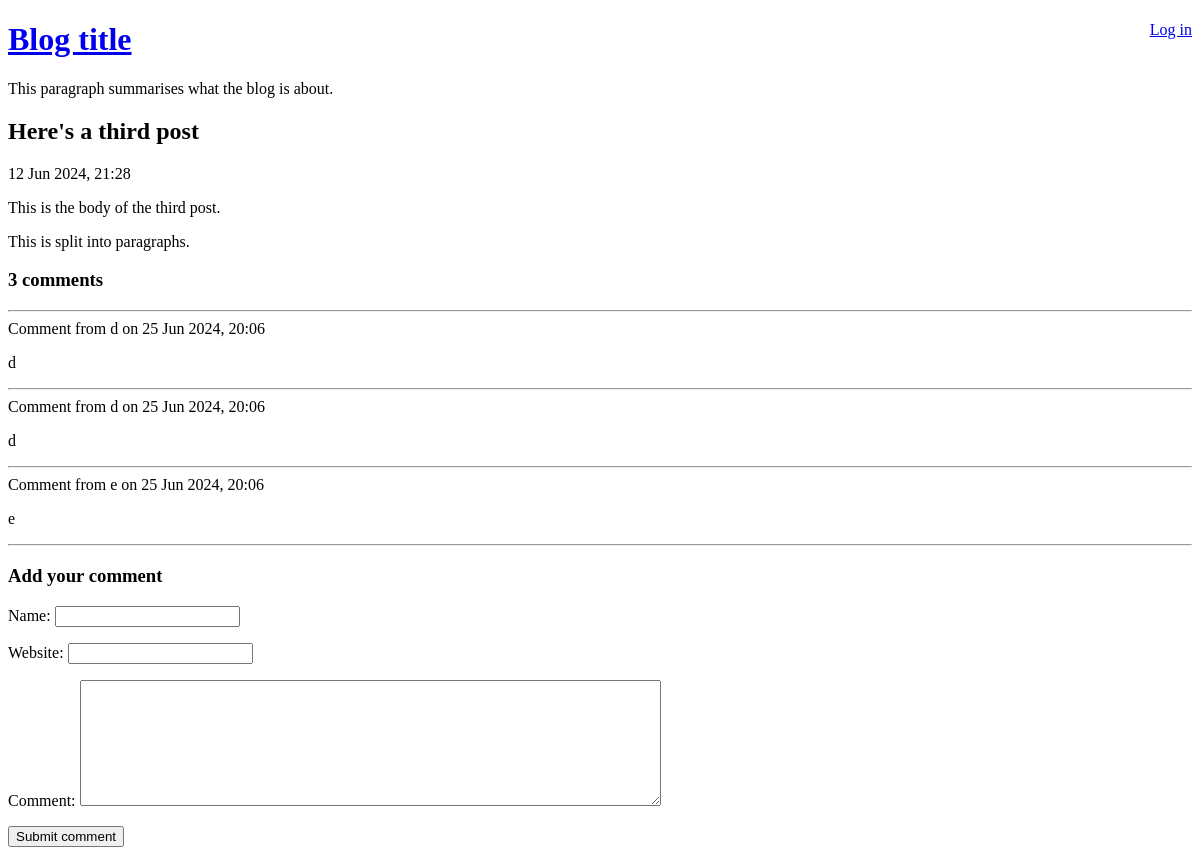
The app's page /view-post.php?post_id=3, older data.
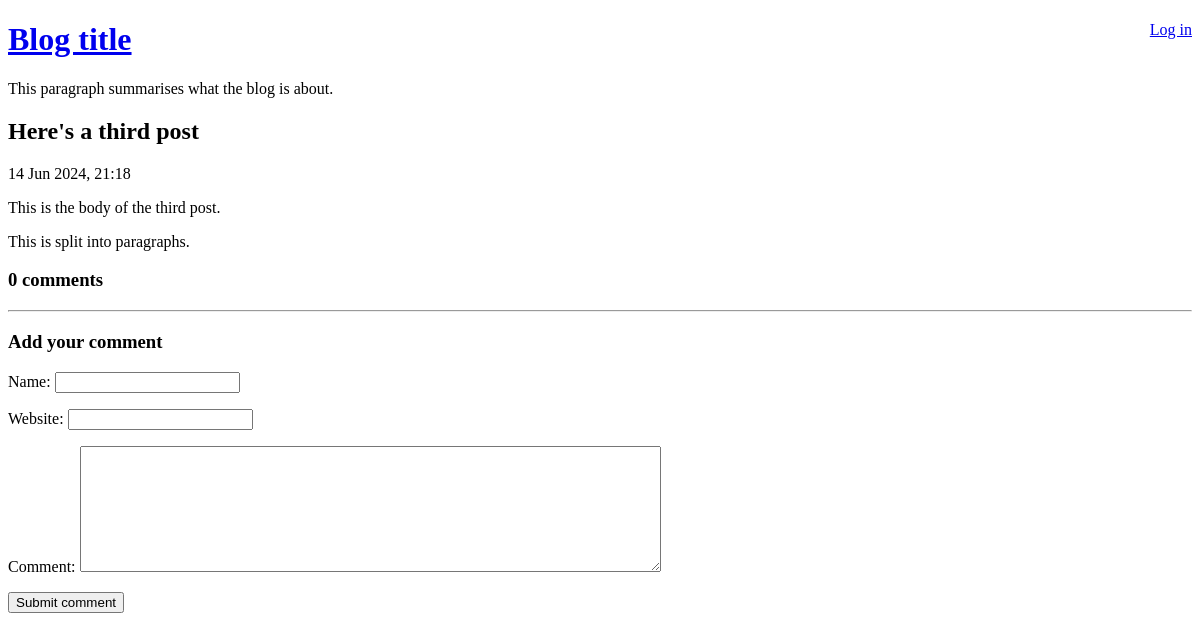
The same page, newer data.
### tables this page shows
CREATE TABLE post (
	id INTEGER PRIMARY KEY AUTOINCREMENT NOT NULL,
	title VARCHAR NOT NULL,
	body VARCHAR NOT NULL,
	user_id INTEGER NOT NULL,
	created_at VARCHAR NOT NULL,
	updated_at VARCHAR
);

CREATE TABLE comment (
	id INTEGER PRIMARY KEY AUTOINCREMENT NOT NULL,
	post_id INTEGER NOT NULL,
	created_at VARCHAR NOT NULL,
	name VARCHAR NOT NULL,
	website VARCHAR,
	text VARCHAR NOT NULL
);

### lib/view-post.php (called while the page is built, shortened)
<?php
function getPostRow(PDO $pdo, $postId)
{
    $stmt = $pdo->prepare(
        'SELECT
            title, created_at, body
        FROM
            post
        WHERE
            id = :id'
    );
    $result = $stmt->execute(
        array('id' => $postId, )
    );
    $row = $stmt->fetch(PDO::FETCH_ASSOC);
    return $row;
}

### view-post.php (the view, shortened to what this page needs)
<?php
require_once 'lib/common.php';
require_once 'lib/view-post.php';
if (isset($_GET['post_id']))
{
    $postId = $_GET['post_id'];
}
else
{
    $postId = 0;
}
$pdo = getPDO();
$row = getPostRow($pdo, $postId);
if ($_POST)
{
    $commentData = array(
        'name' => $_POST['comment-name'],
        'website' => $_POST['comment-website'],
        'text' => $_POST['comment-text'],
    );
    $errors = addCommentToPost(
        $pdo,
        $postId,
        $commentData
    );
    if (!$errors)
    {
        redirectAndExit('view-post.php?post_id=' . $postId);
    }
}
else
{
    $commentData = array(
        'name' => '',
        'website' => '',
        'text' => '',
    );
}
?>
<!DOCTYPE html>
<html>
    <head>
    </head>
    <body>
        <?php require 'templates/title.php' ?>
        <h2>
            <?php echo htmlEscape($row['title']) ?>
        </h2>
        <div>
            <?php echo convertSqlDate($row['created_at']) ?>
        </div>
        <?php echo convertNewlinesToParagraphs($row['body']) ?>
        <h3><?php echo countCommentsForPost($postId) ?> comments</h3>
        <?php foreach (getCommentsForPost($postId) as $comment): ?>
            <hr />
            <div class="comment">
                <div class="comment-meta">
                    Comment from
                    <?php echo htmlEscape($comment['name']) ?>
                    on
                    <?php echo convertSqlDate($comment['created_at']) ?>
                </div>
                <div class="comment-body">
                    <?php echo convertNewlinesToParagraphs($comment['text']) ?>
                </div>
            </div>
        <?php endforeach ?>
        <?php require 'templates/comment-form.php' ?>
    </body>
</html>

### templates/title.php
<div style="float: right;">
    <?php if (isLoggedIn()): ?>
    Hello <?php echo htmlEscape(getAuthUser()) ?>.
        <a href="logout.php">Log out</a>
    <?php else: ?>
        <a href="login.php">Log in</a>
    <?php endif ?>
</div>
<a href="index.php">
    <h1>Blog title</h1>
</a>
<p>This paragraph summarises what the blog is about.</p>

### lib/common.php (shortened to what this page needs)
<?php
function getRootPath()
{
    return realpath(__DIR__ . '/..');
}
function getDatabasePath()
{
    return getRootPath() . '/data/data.sqlite';
}
function getDsn()
{
    return 'sqlite:' . getDatabasePath();
}
function getPDO()
{
    return new PDO(getDsn());
}
function htmlEscape($html)
{
    return htmlspecialchars($html, ENT_HTML5, 'UTF-8');
}
function convertSqlDate($sqlDate)
{
    $date = DateTime::createFromFormat('Y-m-d H:i:s', $sqlDate);
    return $date->format('d M Y, H:i');
}
function convertNewlinesToParagraphs($text)
{
    $escaped = htmlEscape($text);
    return '<p>' . str_replace("\n", "</p><p>", $escaped) . '</p>';
}
function countCommentsForPost($postId)
{
    $pdo = getPDO();
    $sql = "
        SELECT
            COUNT(*) c
        FROM
            comment
        WHERE
            post_id = :post_id
    ";
    $stmt = $pdo->prepare($sql);
    $stmt->execute(
        array('post_id' => $postId, )
    );
    return (int) $stmt->fetchColumn();
}
function getCommentsForPost($postId)
{
    $pdo = getPDO();
    $sql = "
        SELECT
            id, name, text, created_at, website
        FROM
            comment
        WHERE
            post_id = :post_id
    ";
    $stmt = $pdo->prepare($sql);
    $stmt->execute(
        array('post_id' => $postId, )
    );
    return $stmt->fetchAll(PDO::FETCH_ASSOC);
}
function isLoggedIn()
{
    return isset($_SESSION['logged_in_username']);
}

### templates/comment-form.php (shortened to what this page needs)
<hr />
<h3>Add your comment</h3>
<form method="post">
    <p>
        <label for="comment-name">
            Name:
        </label>
        <input
            type="text"
            id="comment-name"
            name="comment-name"
            value="<?php echo htmlEscape($commentData['name']) ?>"
        />
    </p>
    <p>
        <label for="comment-website">
            Website:
        </label>
        <input
            type="text"
            id="comment-website"
            name="comment-website"
            value="<?php echo htmlEscape($commentData['website']) ?>"
        />
    </p>
    <p>
        <label for="comment-text">
            Comment:
        </label>
        <textarea
            id="comment-text"
            name="comment-text"
            rows="8"
            cols="70"
        ><?php echo htmlEscape($commentData['text']) ?></textarea>
    </p>
    <input type="submit" value="Submit comment" />
</form>

Row changes from the older to the newer data that the page shows:
removed comment: name "d", created_at "25 Jun 2024, 20:06", text "d"
removed comment: name "d", created_at "25 Jun 2024, 20:06", text "d"
removed comment: name "e", created_at "25 Jun 2024, 20:06", text "e"
changed post "Here's a third post": created_at "12 Jun 2024, 21:28" → "14 Jun 2024, 21:18"
Text that changed along with them:
countCommentsForPost($postId): "3" → "0"
